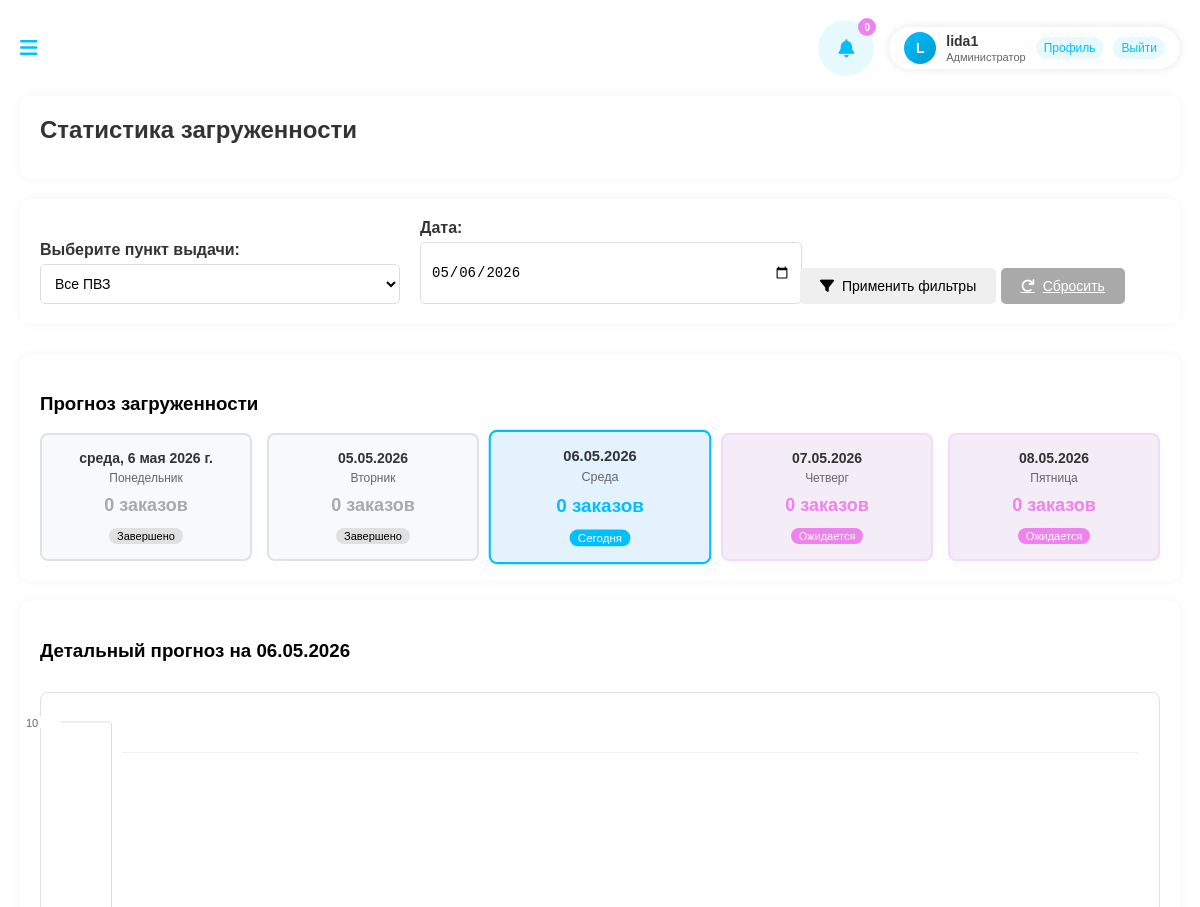
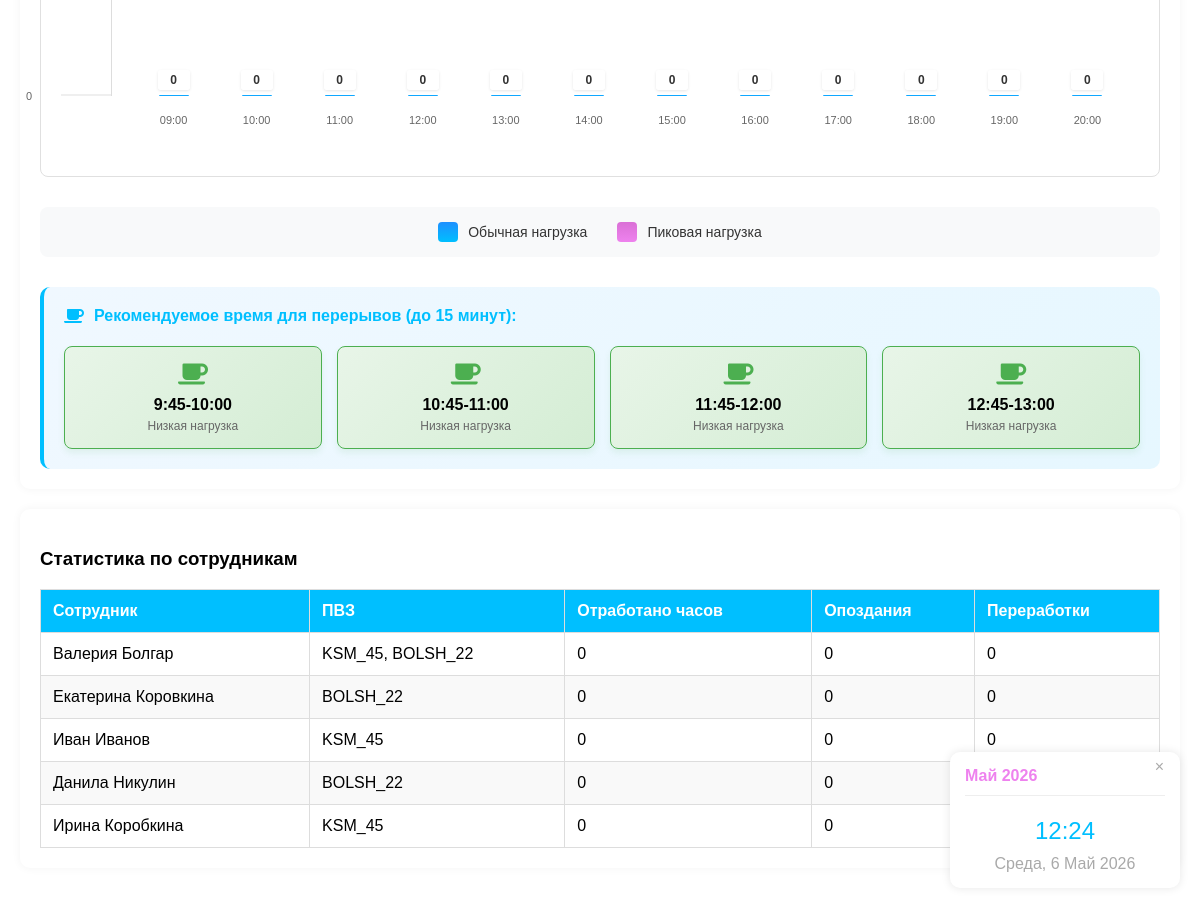
/statistics/ (signed in), run on the app's committed database (2 pictures, top to bottom).
### schedule_app/models.py (models this page shows, shortened)
class User(AbstractUser):
    ROLE_CHOICES = [
        ('employee', 'Сотрудник'),
        ('manager', 'Управляющий'),
        ('admin', 'Администратор'),
    ]
    worked_hours = models.IntegerField(default=0, verbose_name='Отработано часов')
    late_count = models.IntegerField(default=0, verbose_name='Количество опозданий')
    overtime_count = models.IntegerField(default=0, verbose_name='Количество переработок')
    role = models.CharField(max_length=20, choices=ROLE_CHOICES, default='employee')
    pvz = models.ManyToManyField('PVZ', blank=True, related_name='users')
    phone = models.CharField(max_length=20, blank=True)
    is_blocked = models.BooleanField(default=False, verbose_name='Заблокирован')
    is_online = models.BooleanField(default=False, verbose_name='Онлайн')
    last_activity = models.DateTimeField(null=True, blank=True, verbose_name='Последняя активность')
    @property
    def unread_notifications_count(self):
        return self.notifications.filter(is_read=False).count()

class PVZ(models.Model):
    pvz_name = models.CharField(max_length=100)
    pvz_work_schedule = models.CharField(max_length=100)
    pvz_contact_info = models.TextField()

### schedule_app/views.py (the view)
# urls.py: path('statistics/', views.statistics, name='statistics'),
@login_required
@user_passes_test(manager_required)
def statistics(request):
    pvz_list = PVZ.objects.all()
    employees = User.objects.filter(role='employee').prefetch_related('pvz')
    selected_pvz_id = request.GET.get('pvz_id')
    selected_date_str = request.GET.get('date')
    if selected_pvz_id:
        try:
            selected_pvz = PVZ.objects.get(id=selected_pvz_id)
        except PVZ.DoesNotExist:
            selected_pvz = None
    else:
        selected_pvz = None
    if selected_date_str:
        try:
            selected_date = datetime.strptime(selected_date_str, '%Y-%m-%d').date()
        except ValueError:
            selected_date = datetime.now().date()
    else:
        selected_date = datetime.now().date()
    forecast_dates = []
    for i in range(-2, 3):  # 2 дня назад, сегодня, 2 дня вперед
        forecast_date = selected_date + timedelta(days=i)
        if selected_pvz:
            order_stat = OrderStat.objects.filter(pvz=selected_pvz, order_date=forecast_date).first()
            orders_for_date = order_stat.total_orders if order_stat else 0
        else:
            order_stats = OrderStat.objects.filter(order_date=forecast_date)
            orders_for_date = sum(stat.total_orders for stat in order_stats) if order_stats else 0
        forecast_dates.append({
            'date': forecast_date,
            'formatted_date': forecast_date.strftime('%d.%m.%Y'),
            'day_name': ['Понедельник', 'Вторник', 'Среда', 'Четверг', 'Пятница',
                        'Суббота', 'Воскресенье'][forecast_date.weekday()],
            'orders': orders_for_date,
            'is_today': forecast_date == datetime.now().date(),
            'is_past': forecast_date < datetime.now().date(),
            'is_future': forecast_date > datetime.now().date(),
        })
    detailed_forecast = []
    chart_height = 250  # Высота диаграммы в пикселях
    if selected_pvz:
        order_stat = OrderStat.objects.filter(pvz=selected_pvz, order_date=selected_date).first()
        if order_stat:
            hourly_data = {
                9: order_stat.hour_9,
                10: order_stat.hour_10,
                11: order_stat.hour_11,
                12: order_stat.hour_12,
                13: order_stat.hour_13,
                14: order_stat.hour_14,
                15: order_stat.hour_15,
                16: order_stat.hour_16,
                17: order_stat.hour_17,
                18: order_stat.hour_18,
                19: order_stat.hour_19,
                20: order_stat.hour_20,
            }
            max_order_count = max(hourly_data.values())
            if max_order_count == 0:
                max_order_count = 1
            for hour in range(9, 21):
                time_range = f"{hour:02d}:00-{hour+1:02d}:00"
                order_count = hourly_data.get(hour, 0)
                if max_order_count > 0:
                    height_px = int((order_count / max_order_count) * chart_height)
                else:
                    height_px = 0
                if order_count > 0 and height_px < 5:
                    height_px = 5
                is_peak = order_count >= (max_order_count * 0.7)  # пиковый час - 70% от максимума
                detailed_forecast.append({
                    'hour': hour,
                    'time_range': time_range,
                    'order_count': order_count,
                    'height_px': height_px,
                    'is_peak': is_peak,
                })
        else:
            for hour in range(9, 21):
                detailed_forecast.append({
                    'hour': hour,
                    'time_range': f"{hour:02d}:00-{hour+1:02d}:00",
                    'order_count': 0,
                    'height_px': 0,
                    'is_peak': False,
                })
    else:
        for hour in range(9, 21):
            detailed_forecast.append({
                'hour': hour,
                'time_range': f"{hour:02d}:00-{hour+1:02d}:00",
                'order_count': 0,
                'height_px': 0,
                'is_peak': False,
            })
    y_axis_values = []
    step = 10
    max_order_count_in_data = max([item['order_count'] for item in detailed_forecast])
    if max_order_count_in_data <= 0:
        max_value = step
    else:
        max_value = ((max_order_count_in_data // step) + 1) * step
    for value in range(0, max_value + step, step):
        y_axis_values.append(value)
    y_axis_values = list(reversed(y_axis_values))
    grid_positions = []
    for value in y_axis_values:
        if value > 0:
            position_px = int((value / max_value) * chart_height) if max_value > 0 else 0
            grid_positions.append({
                'value': value,
                'position_px': position_px
            })
    break_recommendations = calculate_break_times(detailed_forecast)
    total_orders_today = sum([item['order_count'] for item in detailed_forecast])
    context = {
        'pvz_list': pvz_list,
        'employees': employees,
        'selected_pvz': selected_pvz,
        'selected_date': selected_date,
        'forecast_dates': forecast_dates,
        'detailed_forecast': detailed_forecast,
        'break_recommendations': break_recommendations,
        'total_orders_today': total_orders_today,
        'y_axis_values': y_axis_values,
        'max_y_value': max_value,
        'grid_positions': grid_positions,
        'chart_height': chart_height,
    }
    return render(request, 'statistics.html', context)

### templates/statistics.html (shortened to what this page needs)
{% extends "base.html" %}
{% load static %}
{% block content %}
<div class="page-header">
    <h2>Статистика загруженности</h2>
</div>
<div class="filters-container">
    <form method="get" class="filter-form">
        <div class="filter-row">
            <div class="filter-group">
                <label for="pvzSelect">Выберите пункт выдачи:</label>
                <select id="pvzSelect" name="pvz_id" class="filter-select">
                    <option value="">Все ПВЗ</option>
                </select>
            </div>
            <div class="filter-group">
                <label for="dateSelect">Дата:</label>
                <input type="date" id="dateSelect" name="date" value="{{ selected_date|date:'Y-m-d' }}" class="filter-select">
            </div>
            <div class="filter-group">
                <button type="submit" class="btn btn-info">
                    <i class="fas fa-filter"></i> Применить фильтры
                </button>
                <a href="{% url 'statistics' %}" class="btn btn-secondary">
                    <i class="fas fa-redo"></i> Сбросить
                </a>
            </div>
        </div>
    </form>
</div>
<div class="forecast-container">
    <h3>Прогноз загруженности</h3>
    <div class="forecast-days">
        {% for day in forecast_dates %}
        <div class="forecast-day {% if day.is_past %}past{% elif day.is_today %}current{% else %}future{% endif %}">
            <div class="date">{{ day.formatted_date }}</div>
            <div class="day">{{ day.day_name }}</div>
            <div class="orders {% if day.is_past %}gray-text{% elif day.is_future %}pink-text{% endif %}">
                {{ day.orders }} заказ{{ day.orders|pluralize:"ов" }}
            </div>
            <div class="status {% if day.is_future %}pink-text{% endif %}">
                {% if day.is_past %}Завершено{% elif day.is_today %}Сегодня{% else %}Ожидается{% endif %}
            </div>
        </div>
        {% endfor %}
    </div>
</div>
<div class="detailed-forecast">
    <h3>Детальный прогноз на {{ selected_date|date:"d.m.Y" }}</h3>
    <div class="chart-container">
        <div class="y-axis">
            {% for value in y_axis_values %}
            <div class="y-tick" style="bottom: calc(100% * {{ value }} / {{ max_y_value }});">
                <span class="y-label">{{ value }}</span>
            </div>
            {% endfor %}
        </div>
        <div class="chart-area">
            <div class="grid-lines">
                {% for grid in grid_positions %}
                <div class="grid-line" style="bottom: {{ grid.position_px }}px"></div>
                {% endfor %}
            </div>
            <div class="bars-container">
    {% for hour_data in detailed_forecast %}
    <div class="bar-wrapper">
        <div class="bar {% if hour_data.is_peak %}highlight{% endif %}"
             style="height: {{ hour_data.height_px }}px; bottom: 0; position: absolute;"
             data-time="{{ hour_data.time_range }}"
             data-orders="{{ hour_data.order_count }}">
            <div class="bar-value">{{ hour_data.order_count }}</div>
        </div>
        <div class="x-label">{{ hour_data.time_range|slice:":5" }}</div>
    </div>
    {% endfor %}
</div>
</div>
    </div>
    <div class="chart-legend">
        <div class="legend-item">
            <span class="legend-color normal-bar"></span>
            <span>Обычная нагрузка</span>
        </div>
        <div class="legend-item">
            <span class="legend-color peak-bar"></span>
            <span>Пиковая нагрузка</span>
        </div>
    </div>
    <div class="break-recommendations">
        <h4><i class="fas fa-coffee"></i> Рекомендуемое время для перерывов (до 15 минут):</h4>
        <div class="break-slots">
            {% for break_info in break_recommendations %}
            <div class="break-slot {{ break_info.load_type }}">
                <i class="fas fa-coffee"></i>
                <span>{{ break_info.time }}</span>
                <small>{{ break_info.description }}</small>
            </div>
            {% empty %}
            <div class="no-breaks">
                <i class="fas fa-info-circle"></i>
                <span>Нет данных для рекомендаций</span>
            </div>
            {% endfor %}
        </div>
    </div>
</div>
<div class="table-container">
    <h3>Статистика по сотрудникам</h3>
    <table class="employees-table">
        <thead>
            <tr>
                <th>Сотрудник</th>
                <th>ПВЗ</th>
                <th>Отработано часов</th>
                <th>Опоздания</th>
                <th>Переработки</th>
            </tr>
        </thead>
        <tbody>
            {% for employee in employees %}
            <tr>
                <td>{{ employee.first_name }} {{ employee.last_name }}</td>
                <td>
                    {% for pvz in employee.pvz.all %}
                        {{ pvz.pvz_name }}{% if not forloop.last %}, {% endif %}
                    {% empty %}
                        Не назначен
                    {% endfor %}
                </td>
                <td>{{ employee.worked_hours|default:"0" }}</td>
                <td>{{ employee.late_count|default:"0" }}</td>
                <td>{{ employee.overtime_count|default:"0" }}</td>
            </tr>
            {% empty %}
            <tr>
                <td colspan="5" style="text-align: center;">Нет данных о сотрудниках</td>
            </tr>
            {% endfor %}
        </tbody>
    </table>
</div>
{% endblock %}

### templates/base.html (shortened to what this page needs)
<!DOCTYPE html>
<html lang="ru">
<head>
    <link rel="stylesheet" href="https://cdnjs.cloudflare.com/ajax/libs/font-awesome/6.0.0-beta3/css/all.min.css">
    {% load static %}
    <link rel="stylesheet" href="{% static 'css/main.css' %}">
</head>
<body>
    <div class="main-content">
        {% block header %}
        <div class="header">
            <div class="menu-toggle">
                <i class="fas fa-bars"></i>
            </div>
            <div class="header-right">
                <div class="notification-compact">
                    <i class="fas fa-bell"></i>
                    {% if user.is_authenticated %}
                    <span class="notification-badge-compact" id="notificationBadge">{{ user.unread_notifications_count }}</span>
                    {% else %}
                    <span class="notification-badge-compact" id="notificationBadge">0</span>
                    {% endif %}
                </div>
                {% if user.is_authenticated %}
                <div class="user-menu" id="userMenu">
                    <div class="user-avatar" title="Нажмите для сворачивания">
                        {{ user.first_name|first|default:user.username|first|upper }}
                    </div>
                    <div class="user-details">
                        <div class="user-name">{{ user.first_name|default:user.username }}</div>
                        <div class="user-role-compact">
                            {% if user.role == 'admin' %}Администратор
                            {% elif user.role == 'manager' %}Управляющий
                            {% else %}Сотрудник{% endif %}
                        </div>
                    </div>
                    <div class="header-links">
                        <a href="{% url 'profile' %}" class="header-link">Профиль</a>
                        <form action="{% url 'logout' %}" method="post" style="display: inline;">
                            <button type="submit" class="header-link" style="background: none; border: none; cursor: pointer; color: #00BFFF; font-size: 12px; padding: 4px 8px; border-radius: 12px; transition: all 0.3s ease; background: rgba(0, 191, 255, 0.1);">
                                Выйти
                            </button>
                        </form>
                    </div>
                </div>
                {% endif %}
            </div>
        </div>
        {% endblock %}
        <div class="content">
            {% block content %}
            {% endblock %}
        </div>
    </div>
    <div class="calendar-time">
        <button class="toggle-btn">×</button>
        <div class="calendar-content">
            <h4>{% now "F Y" %}</h4>
            <div class="time">{% now "H:i" %}</div>
            <div class="date">{% now "l, j F Y" %}</div>
        </div>
    </div>
</body>
</html>

### data on the page
User: unread_notifications_count "0", first_name|first "L", first_name "lida1"
User: first_name "Валерия", last_name "Болгар", worked_hours "0", late_count "0", overtime_count "0"
PVZ: pvz_name "KSM_45"
PVZ: pvz_name "BOLSH_22"
User: first_name "Екатерина", last_name "Коровкина", worked_hours "0", late_count "0", overtime_count "0"
User: first_name "Иван", last_name "Иванов", worked_hours "0", late_count "0", overtime_count "0"
User: first_name "Данила", last_name "Никулин", worked_hours "0", late_count "0"
User: first_name "Ирина", last_name "Коробкина", worked_hours "0", late_count "0"

### other printed values
{{ day.day_name }} "Понедельник" "Вторник" "Среда" "Четверг" "Пятница"
{{ day.orders }} "0" "0" "0" "0" "0"
{{ day.formatted_date }} "05.05.2026" "06.05.2026" "07.05.2026" "08.05.2026"
{{ value }} "10" "0"
{{ hour_data.order_count }} "0" "0" "0" "0" "0" "0" "0" "0" "0" "0" "0" "0"
{{ hour_data.time_range|slice:":5" }} "09:00" "10:00" "11:00" "12:00" "13:00" "14:00" "15:00" "16:00" "17:00" "18:00" "19:00" "20:00"
{{ break_info.time }} "9:45-10:00" "10:45-11:00" "11:45-12:00" "12:45-13:00"
{{ break_info.description }} "Низкая нагрузка" "Низкая нагрузка" "Низкая нагрузка" "Низкая нагрузка"
